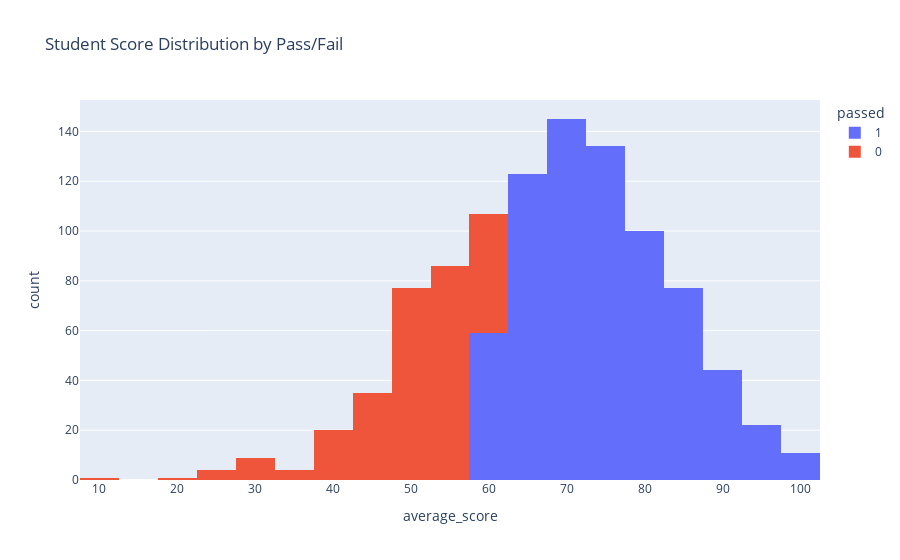

Here is the notebook cell this chart was saved with:
### Code cell
fig = px.histogram(
    df, 
    x="average_score", 
    color="passed", 
    nbins=30, 
    title="Student Score Distribution by Pass/Fail"
)
fig.show()

### Figure 1 — Plotly figure (JSON) as saved in the notebook; plotly's stock layout.template omitted (floating-point values rounded to 4 significant figures; data arrays with more than 128 entries replaced by an {"elided": "..."} marker saying what was removed)
{"data": [{"bingroup": "x", "hovertemplate": "passed=1<br>average_score=%{x}<br>count=%{y}<extra></extra>", "legendgroup": "1", "marker": {"color": "#636efa", "pattern": {"shape": ""}}, "name": "1", "nbinsx": 30, "orientation": "v", "showlegend": true, "type": "histogram", "x": {"elided": "715 float values"}, "xaxis": "x", "yaxis": "y"}, {"bingroup": "x", "hovertemplate": "passed=0<br>average_score=%{x}<br>count=%{y}<extra></extra>", "legendgroup": "0", "marker": {"color": "#EF553B", "pattern": {"shape": ""}}, "name": "0", "nbinsx": 30, "orientation": "v", "showlegend": true, "type": "histogram", "x": {"elided": "285 float values"}, "xaxis": "x", "yaxis": "y"}], "layout": {"barmode": "relative", "legend": {"title": {"text": "passed"}, "tracegroupgap": 0}, "title": {"text": "Student Score Distribution by Pass/Fail"}, "xaxis": {"anchor": "y", "domain": [0, 1], "title": {"text": "average_score"}}, "yaxis": {"anchor": "x", "domain": [0, 1], "title": {"text": "count"}}}}
